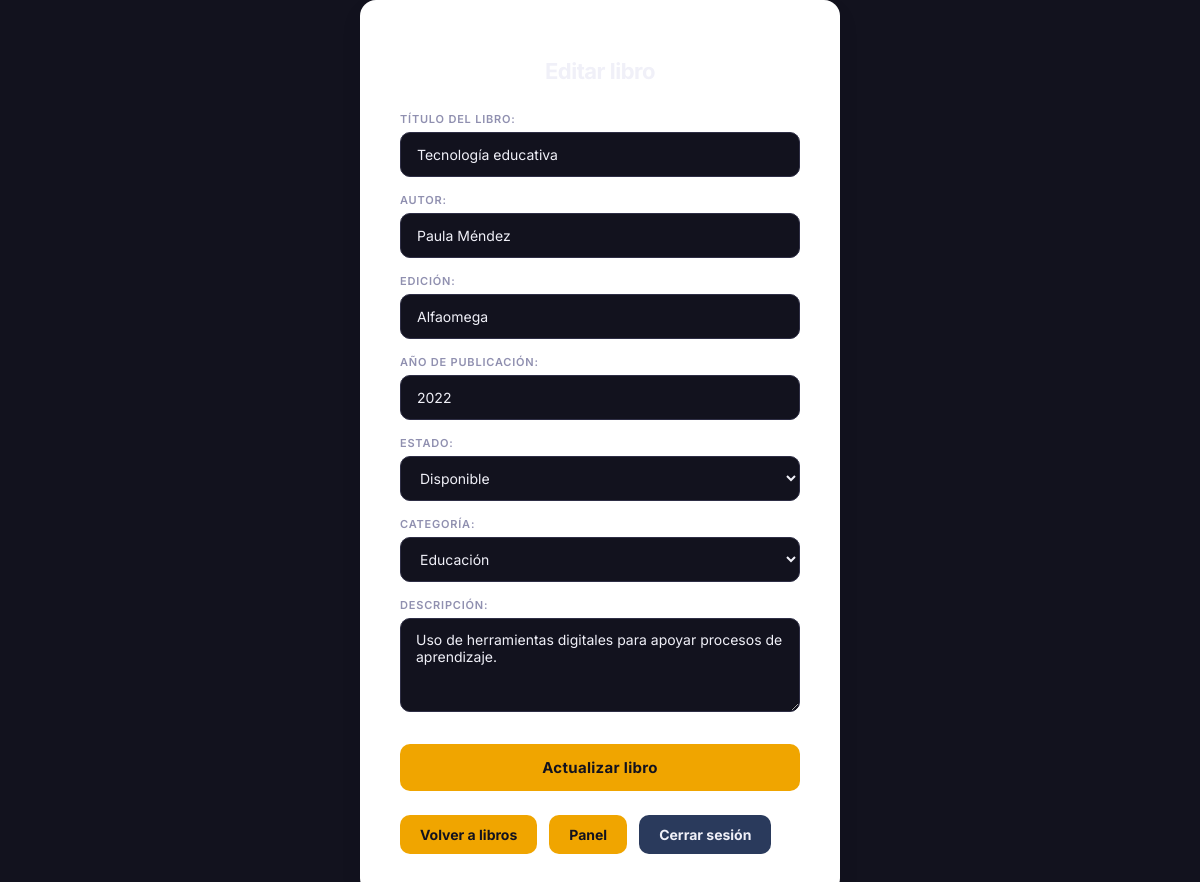
The page /admin/editar_libro.php?id=47 (signed in) on the database its author committed.
### tables this page shows
CREATE TABLE `libros` (
  `id` int(11) NOT NULL,
  `titulo` varchar(150) NOT NULL,
  `autor` varchar(120) NOT NULL,
  `edicion` varchar(150) NOT NULL,
  `anio_publicacion` year(4) NOT NULL,
  `estado` enum('disponible','prestado') NOT NULL DEFAULT 'disponible',
  `categoria_id` int(11) NOT NULL,
  `descripcion` text DEFAULT NULL,
  `fecha_registro` timestamp NOT NULL DEFAULT current_timestamp()
);

CREATE TABLE `categorias` (
  `id` int(11) NOT NULL,
  `nombre` varchar(100) NOT NULL
);

### admin/editar_libro.php (the view, shortened to what this page needs)
<?php
require_once "../includes/conexion.php";
$id = $_GET["id"];
$sql_categorias = "SELECT * FROM categorias ORDER BY nombre ASC";
$stmt_categorias = $conexion->prepare($sql_categorias);
$stmt_categorias->execute();
$categorias = $stmt_categorias->fetchAll(PDO::FETCH_ASSOC);
$sql_libro = "SELECT * FROM libros WHERE id = :id LIMIT 1";
$stmt_libro = $conexion->prepare($sql_libro);
$stmt_libro->bindParam(":id", $id);
$stmt_libro->execute();
$libro = $stmt_libro->fetch(PDO::FETCH_ASSOC);
?>
<!DOCTYPE html>
<html lang="es">
<head>
    <link rel="stylesheet" href="../css/estilos.css">
</head>
<body>
    <div class="contenedor">
        <h2>Editar libro</h2>
        <form action="" method="POST" id="formLibro">
            <label for="titulo">Título del libro:</label>
            <input type="text" name="titulo" id="titulo" required value="<?php echo htmlspecialchars($libro['titulo']); ?>">
            <label for="autor">Autor:</label>
            <input type="text" name="autor" id="autor" required value="<?php echo htmlspecialchars($libro['autor']); ?>">
            <label for="edicion">Edición:</label>
            <input type="text" name="edicion" id="edicion" required value="<?php echo htmlspecialchars($libro['edicion']); ?>">
            <label for="anio_publicacion">Año de publicación:</label>
            <input type="number" name="anio_publicacion" id="anio_publicacion" min="1000" max="9999" required value="<?php echo $libro['anio_publicacion']; ?>">
            <label for="estado">Estado:</label>
            <select name="estado" id="estado" required>
                <option value="disponible" <?php echo ($libro['estado'] == 'disponible') ? 'selected' : ''; ?>>Disponible</option>
            </select>
            <label for="categoria_id">Categoría:</label>
            <select name="categoria_id" id="categoria_id" required>
                <?php foreach ($categorias as $categoria): ?>
                    <option value="<?php echo $categoria['id']; ?>"
                        <?php echo ($libro['categoria_id'] == $categoria['id']) ? 'selected' : ''; ?>>
                        <?php echo htmlspecialchars($categoria['nombre']); ?>
                    </option>
                <?php endforeach; ?>
            </select>
            <label for="descripcion">Descripción:</label>
            <textarea name="descripcion" id="descripcion" rows="4"><?php echo htmlspecialchars($libro['descripcion']); ?></textarea>
            <button type="submit">Actualizar libro</button>
        </form>
        <div class="acciones-inferiores">
            <a class="btn-secundario" href="libros.php">Volver a libros</a>
            <a class="btn-secundario" href="dashboard.php">Panel</a>
            <a class="btn-secundario salir" href="../logout.php">Cerrar sesión</a>
        </div>
    </div>
</body>
</html>

### css/estilos.css (style rules this page uses)
:root { --color-fondo: #12121e; --color-sidebar: #1a1a2e; --color-contenedor: #1e1e30; --color-tarjeta-fondo: #252538; --color-tarjeta-borde: #2e2e45; --color-amarillo: #f0a500; --color-amarillo-hover: #d4920a; --color-amarillo-suave: rgba(240, 165, 0, 0.15); --color-azul-panel: #2a3a5c; --color-azul-hover: #1e2d4a; --color-rojo-principal: #e74c3c; --color-rojo-hover: #c0392b; --color-azul-principal: #3b82f6; --color-azul-hover2: #2563eb; --color-gris-principal: #4a4a6a; --color-gris-hover: #3a3a55; --color-texto-principal: #f0f0f8; --color-texto-secundario: #9090b0; --color-texto-suave: #5a5a7a; --color-borde: #2e2e45; --color-input-fondo: #12121e; --color-sombra: rgba(0, 0, 0, 0.5); --color-titulo: #f0f0f8; --color-subtitulo: #9090b0; --color-exito-texto: #4ade80; --color-exito-fondo: #052e16; --color-exito-borde: #166534; --color-error-texto: #f87171; --color-error-fondo: #2d0a0a; --color-error-borde: #7f1d1d; --color-tabla-hover: #252538; --color-numero-grande: #f0a500; }
body { font-family: 'Inter', sans-serif; background-color: var(--color-fondo); margin: 0; padding: 0; display: flex; align-items: center; justify-content: center; min-height: 100vh; }
.contenedor { width: 100%; max-width: 400px; background-color: white; padding: 40px; border-radius: 16px; box-shadow: 0 10px 25px rgba(0, 0, 0, 0.05); }
h2 { text-align: center; margin-bottom: 28px; color: var(--color-texto-principal); font-weight: 700; letter-spacing: -0.5px; font-size: 22px; }
label { display: block; margin-top: 16px; font-size: 11px; font-weight: 600; letter-spacing: 0.8px; text-transform: uppercase; color: var(--color-texto-secundario); margin-bottom: 6px; }
input { width: 100%; padding: 13px 16px; border: 1.5px solid var(--color-borde); border-radius: 10px; box-sizing: border-box; font-size: 14px; transition: all 0.3s ease; background-color: var(--color-input-fondo); color: var(--color-texto-principal); font-family: 'Inter', sans-serif; }
input::placeholder { color: var(--color-texto-suave); }
button { width: 100%; margin-top: 28px; padding: 14px; background-color: var(--color-amarillo); color: #12121e; border: none; border-radius: 10px; cursor: pointer; font-size: 15px; font-weight: 700; font-family: 'Inter', sans-serif; transition: transform 0.2s, background-color 0.2s; letter-spacing: 0.3px; }
.acciones-inferiores { margin-top: 24px; display: flex; gap: 12px; flex-wrap: wrap; }
.btn-secundario { display: inline-block; padding: 11px 20px; background-color: var(--color-amarillo); color: #12121e; text-decoration: none; border-radius: 10px; font-size: 14px; font-weight: 700; transition: 0.2s; }
.btn-secundario.salir { background-color: var(--color-azul-panel); color: var(--color-texto-principal); }
select, textarea { width: 100%; padding: 12px 15px; border: 1.5px solid var(--color-borde); border-radius: 10px; box-sizing: border-box; font-size: 14px; transition: all 0.3s ease; background-color: var(--color-input-fondo); color: var(--color-texto-principal); font-family: 'Inter', sans-serif; }
textarea { resize: vertical; }

### rows shown on the page
libros: titulo "Tecnología educativa", autor "Paula Méndez", edicion "Alfaomega", anio_publicacion "2022", estado "Disponible", categoria_id "Educación", descripcion "Uso de herramientas digitales para apoyar procesos de aprendizaje."
